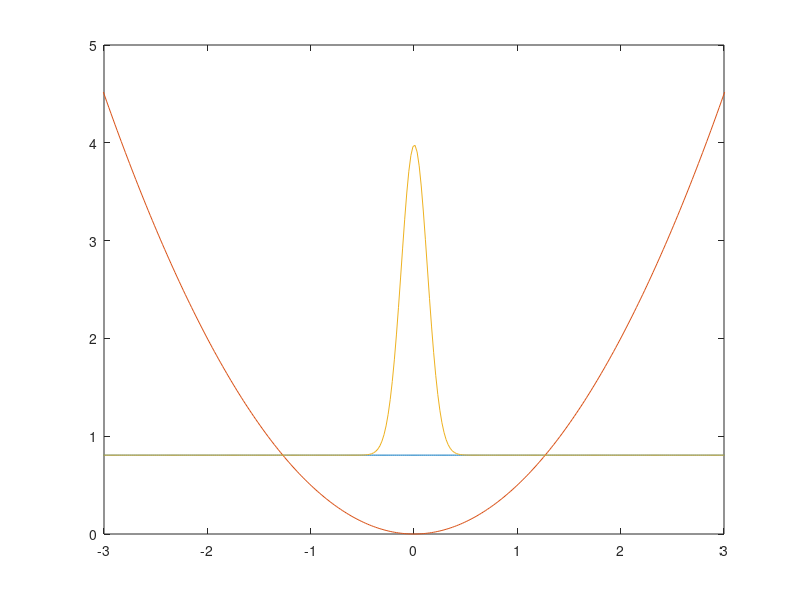

Recreate this plot in MATLAB.
function integrals()
% x-axis parameters
    hbar=1;
    m=1e3;
    k=1;
    omega=sqrt(k/m);

    % Initial amplitude and phase of the coherent state.
    alpha0 = 5*exp(-i*pi/2);


    x = linspace(-10,10,1000)
    % energies
    avgE = hbar*omega*(abs(alpha0)^2+1/2);
    V = k*x.^2/2;
    % time-evolving parameters
    alpha = @(t) alpha0*exp(-i*omega*t);
    avgx = @(t) sqrt(2*hbar/(m*omega))*real(alpha(t));
    % probability density
    rho = @(t) sqrt(m*omega/(pi*hbar))*exp(-(m*omega/hbar)*(x-avgx(t)).^2);

    % animation
    clear M;
    periods = 3;
    for t = 1:periods*2*pi/omega;
        plot(x,ones(size(x))*avgE,x,V,x,rho(t)+avgE);
        axis([-3,3,0,5]);
        M(t) = getframe;
    end

    %v = VideoWriter('CoherentState.avi');
    %open(v);
    %writeVideo(v,M);
    %close(v);

    %figure
    %movie(M)

end
